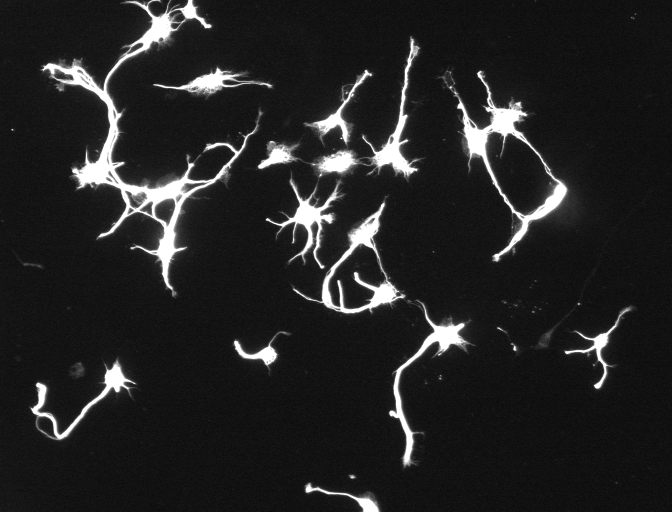
#> input picture scripts/CellN1/Example_1.tif, 1344 x 1024 px (shown at 1/2 size); its folder holds only this picture in this run
$ python -i CellNeuron_ONE_App.py   (imports and definitions only)   (older library calls are emulated)
#> lines starting #> are read from the running program, lines starting #| are printed output that depends on the picture; after the words box and inside, x2 and y2 are one past the last pixel; in counts of white or black regions, pixels touching at a corner belong together
### hidos-django/hidos/cell/pymorph.py
"""
Python 3 port of the subset of pymorph 0.96 used by the Cell Cloud
analysis algorithms (cella1, cellc2 and celln1).

pymorph (https://github.com/luispedro/pymorph) is archived upstream and its
only PyPI release (0.96, 2010) is Python 2 only, so the functions the
algorithms call -- label, blob, dilate, endpoints, se2hmt, sedisk, supcanon,
thin, union, overlay -- and their internal helpers are copied here verbatim from
pymorph/mmorph.py, changed only as needed for Python 3 and NumPy 2:
xrange -> range, string.lower/upper -> str methods, numpy.bool -> bool,
numpy.product -> numpy.prod, `x != None` -> `x is not None` (NumPy now
compares arrays to None elementwise), int() around float slice indices in
pad4n (NumPy 1.x truncated them), and Python 3 raise/print syntax.

Copyright 2003, Roberto A. Lotufo, UNICAMP-University of Campinas;
CenPRA-Renato Archer Research Center, Rubens C. Machado.
Copyright 2008-2010, Luis Pedro Coelho <lpc@cmu.edu>
pymorph is distributed under the BSD license terms.
"""
# ruff: noqa


def limits(f):
    """
    y = limits(f)

    Get the possible minimum and maximum of an image.
    The possible minimum and the possible maximum of an image depend
    on its data type. These values are important to compute many
    morphological operators (for instance, negate of an image). The
    output is a vector, where the first element is the possible
    minimum and the second, the possible maximum.

    Parameters
    ----------
    f : Unsigned gray-scale (uint8 or uint16), signed (int32) or binary image.

    Returns
    -------
    y : Two element vector
        the first element is the infimum, the second, the supremum.
    """
    from numpy import array, uint8, uint16, int32, int64
    code = f.dtype
    if code == bool: return array([0,1])
    if code == uint8: return array([0,255])
    if code == uint16: return array([0,65535])
    if code == int32: return array([-2147483647,2147483647])
    if code == int64: return array([-2**63,2**63-1])

    raise ValueError('pymorph.limits: does not accept this typecode: %s' % code)


def overlay(X, red=None, green=None, blue=None, magenta=None, yellow=None, cyan=None):
    """
    Y = overlay(X, red=None, green=None, blue=None, magenta=None, yellow=None, cyan=None)

    Apply binary overlays as colour layers on a binary or gray-scale image

    Parameters
    ----------
    X :  Gray-scale (uint8 or uint16) or binary image.
    red : Red overlay, binary image(default: None)
    green : Green overlay, binary image (default: None)
    blue : blue overlay, binary image (default: None)
    magenta : magenta overlay, binary image (default: None)
    yellow : yellow overlay, binary image (default: None)
    cyan : cyan overlay, binary image (default: None)

    Returns
    -------
    Y : Colour image (in HxWx3 format)
    """
    from numpy import dstack
    if isbinary(X): X = gray(X,'uint8')
    r = X
    g = X
    b = X
    if red is not None: # red 1 0 0
      red = gray(asbinary(red),'uint8')
      r = union(r,red)
      g = intersec(g,neg(red))
      b = intersec(b,neg(red))
    if green is not None: # green 0 1 0
      green = gray(asbinary(green),'uint8')
      r = intersec(r,neg(green))
      g = union(g,green)
      b = intersec(b,neg(green))
    if blue is not None: # blue 0 0 1
      blue = gray(asbinary(blue),'uint8')
      r = intersec(r,neg(blue))
      g = intersec(g,neg(blue))
      b = union(b,blue)
    if magenta is not None: # magenta 1 0 1
      magenta = gray(magenta,'uint8')
      r = union(r,magenta)
      g = intersec(g,neg(magenta))
      b = union(b,magenta)
    if yellow is not None: # yellow 1 1 0
      #assert isbinary(yellow),'yellow must be binary overlay'
      yellow = gray(asbinary(yellow),'uint8')
      r = union(r,yellow)
      g = union(g,yellow)
      b = intersec(b,neg(yellow))
    if cyan is not None: # cyan 0 1 1
      #assert isbinary(cyan),'cyan must be binary overlay'
      cyan = gray(asbinary(cyan),'uint8')
      r = intersec(r,neg(cyan))
      g = union(g,cyan)
      b = union(b,cyan)
    return dstack((r,g,b))


# [45 lines left out: function label, not called in this run]


def neg(f):
    """
    y = neg(f)

    Negate an image.

    `neg` returns an image `y` that is the negation (i.e., inverse or
    involution) of the image `f`. In the binary case, `y` is the
    complement of `f`.

    Parameters
    ----------
    f : Unsigned gray-scale (uint8 or uint16), signed (int32) or binary image.

    Returns
    -------
    y : ndarray of same shape and dtype as `f`
    """

    y = limits(f)[0] + limits(f)[1] - f
    return y.astype(f.dtype)


# [221 lines left out: functions binary, blob, dilate, endpoints, erode, not called in this run]


def gray(f, dtype="uint8", k=None):
    """
    y = gray(f, dtype="uint8", k=None)

    Convert a binary image into a gray-scale image.

    `gray` converts a binary image into a gray-scale image of a
    specified data type. The value `k` is assigned to the 1 pixels of
    `f`, while the `0` pixels are assigned to the minimum value
    associated to the specified data type.

    Parameters
    ----------
    f :      Binary image.
    dtype :  { 'uint8' [default], 'uint16', 'int32' }
    k : scalar, optional
        Pixel value to assign to `True` pixels (default: max value for `dtype`).

    Returns
    -------
    y : Unsigned gray-scale (uint8 or uint16), signed (int32) or binary image.
    """
    from numpy import array
    if k is None: k = maxleveltype(dtype)
    if type(f) is list: f = binary(f)
    assert isbinary(f), 'f must be binary'
    if   dtype == 'uint8' : y = to_uint8(f*k)
    elif dtype == 'uint16': y = to_uint16(f*k)
    elif dtype == 'int32' : y = to_int32(f*k) - to_int32(neg(f)*maxleveltype(dtype))
    else:
        assert 0, 'pymorph.gray: type not supported: %s' % dtype
    return y


# [61 lines left out: functions homothin, interot, not called in this run]


def intersec(f1, f2, f3=None, f4=None, f5=None):
    """
    y = intersec(f1, f2, f3=None, f4=None, f5=None)

    Intersection of images.

    `intersec` creates the image `y` by taking the pixelwise minimum
    between the images `f1`, `f2`, `f3`, `f4`, and `f5` . When `f1`,
    `f2`, `f3`, `f4`, and f5 are binary images, `y` is the intersection
    of them.

    Parameters
    ----------
    f1 : Image (gray or binary) or constant.
    f2 : Image (gray or binary) or constant.
    f3 : Image (gray or binary) or constant, optional.
    f4 : Image (gray or binary) or constant, optional.
    f5 : Image (gray or binary) or constant, optional.

    Returns
    -------
    y : Image
    """
    """
    - Examples
      #
      #   example 1
      #
      f=to_uint8([255,  255,    0,   10,    0,   255,   250])
      g=to_uint8([ 0,    40,   80,   140,  250,    10,    30])
      print(intersec(f, g))
      print(intersec(f, 0))
      #
      #   example 2
      #
      a = readgray('form-ok.tif')
      b = readgray('form-1.tif')
      c = intersec(a,b)
      show(a)
      show(b)
      show(c)
      #
      #   example 3
      #
      d = readgray('tplayer1.tif')
      e = readgray('tplayer2.tif')
      f = readgray('tplayer3.tif')
      g = intersec(d,e,f)
      show(d)
      show(e)
      show(f)
      show(g)
    """
# Should this be intersect(f0, f1, *args) and take an arbitrary nr of inputs?
    from numpy import minimum

    y = minimum(f1,f2)
    if f3 is not None: y = minimum(y,f3)
    if f4 is not None: y = minimum(y,f4)
    if f5 is not None: y = minimum(y,f5)
    return y.astype(f1.dtype)


# [46 lines left out: function intershow, not called in this run]


def isbinary(f):
    """
    is_b = isbinary(f)

    Check for binary image

    `isbinary` returns True if the datatype of the input image is
    binary. A binary image has just the values `0` and `1`.

    Parameters
    ----------
    f : Image

    Returns
    -------
    is_b : bool
        Whether `f` is a binary image
    """
    return f.dtype == bool


def asbinary(f):
    """
    fbin = asbinary(f)

    Transforms f into a binary image

    Parameters
    ----------
    f : image of any type, consisting only of 0s and 1s.

    Returns
    -------
      fbin : binary image
    """
    import numpy
    if isbinary(f): return f
    assert ( (f == 0) | (f == 1) ).sum() == f.size, 'pymorph.asbinary: f has values that are not 0 or 1.'
    return (f != 0)


# [718 lines left out: functions isequal, se2hmt, se2flatidx, sebox, secross, sedisk and 12 more, not called in this run]


def union(f1, f2, *args):
    """
    y = union(f1, f2, f3=None, f4=None, f5=None, ...)

    Union of images.

    `union` creates the image `y` by taking the pixelwise maximum
    between the images given. When the images are binary images,
    y represents the union of them.

    Parameters
    ----------
    f1 : Gray-scale (uint8 or uint16) or binary image.
    f2 : Gray-scale (uint8 or uint16) or binary image. Or constant
    args : Gray-scale (uint8 or uint16) or binary images.

    Returns
    -------
    y : Image
    """
    """
        - Examples
            #
            #   example 1
            #
            f=to_uint8([255, 255,  0,  10,   0, 255, 250])
            print('f=',f)
            g=to_uint8([  0,  40, 80, 140, 250,  10,  30])
            print('g=',g)
            print(union(f, g))
            print(union(f, 255))
            #
            #   example 2
            #
            a = readgray('form-ok.tif')
            b = readgray('form-1.tif')
            c = union(a,b)
            show(a)
            show(b)
            show(c)
            #
            #   example 3
            #
            d = readgray('danaus.tif')
            e = (d < 80)
            f = union(d,gray(e))
            show(d)
            show(e)
            show(f)
            #
            #   example 4
            #
            g = readgray('tplayer1.tif')
            h = readgray('tplayer2.tif')
            i = readgray('tplayer3.tif')
            j = union(g,h,i)
            show(g)
            show(h)
            show(i)
            show(j)
    """
    from numpy import maximum

    y = maximum(f1,f2)
    for f in args:
        y = maximum(y,f)
    return y.astype(f1.dtype)


def maxleveltype(type='uint8'):
    """
    max = maxleveltype(type='uint8')

    Returns the maximum value supported by a datatype

    Parameters
    ----------
    type : { 'uint8' [default], 'uint16', 'int32'}

    Returns
    -------
    max : numeric value
        The maximum level value of `type`
    """
    if type == 'uint8': return 255
    if type == 'binary': return 1
    if type == 'uint16': return 65535
    if type == 'int32': return 2147483647
    assert False, 'pymorph.maxleveltype: does not support this data type:'+TYPE


# [19 lines left out: function to_int32, not called in this run]


def to_uint8(f):
    """
    img = to_uint8(f)

    Convert an image to an uint8 image.

    `to_uint8` clips the input image between the values 0 and 255 and
    converts it to the unsigned 8-bit datatype.

    Parameters
    ----------
    f : Any image

    Returns
    -------
    img : Gray-scale uint8 image. The converted image

    Examples
    --------
    ::

        print(to_uint8([-3, 0, 8, 600]))

    prints out

    ::

        [  0   0   8 255]
    """
    from numpy import array, clip, uint8

    img = array(clip(f,0,255),uint8)
    return img


# [175 lines left out: functions to_uint16, add4dilate, mat2set, set2mat, pad4n, not called in this run]

### scripts/CellN1/CellNeuron_ONE_App.py

# coding: utf-8

# In[62]:


import numpy as np
import cv2
from PIL import Image, ImageDraw, ImageFont
import json

from matplotlib import pyplot as plt
from skimage import io, morphology
from skimage.filters import threshold_otsu, rank
from skimage.util import img_as_ubyte
from scipy import ndimage
from skimage.morphology import erosion, dilation, opening, closing, white_tophat, skeletonize, disk
from skimage import color
from pymorph import overlay
from skimage.filters.rank import mean
from skimage import feature
from skimage import exposure
from skimage import measure


def CellNOne(img_input_path, img_output_path, json_output_path):

#     input_dir = 'C:\Users\Meriuser\Desktop\python image processing\CellN\mHN\\'
#     img_name = 'TUJ1-0006.tif'
#     img_input_path = input_dir+img_name
#> called with img_input_path = 'Example_1.tif', img_output_path = 'out.png', json_output_path = 'out1.png'
    ori_img = io.imread(img_input_path)
#> ori_img is the input picture: shape (1024, 1344); min 0, max 255, mean 35.9

    ori_img_int8 = cv2.convertScaleAbs(ori_img)
    ori_img_int8_norm = (ori_img_int8 - ori_img.min())/float(ori_img_int8.max() - ori_img.min())*255.0
    ori_img_int8_norm = ori_img_int8_norm.astype('uint8')

    # print (ori_img_int8.max())
    # print (ori_img_int8.min())

    img = img_as_ubyte(ori_img_int8_norm)
    # img = exposure.equalize_hist(img)

    threshold_global_otsu = threshold_otsu(img)
#> threshold_global_otsu = 125
    # print img.max()
    # print img.min()


#    img2 = mean(img, disk(10))
    global_otsu = img > threshold_global_otsu
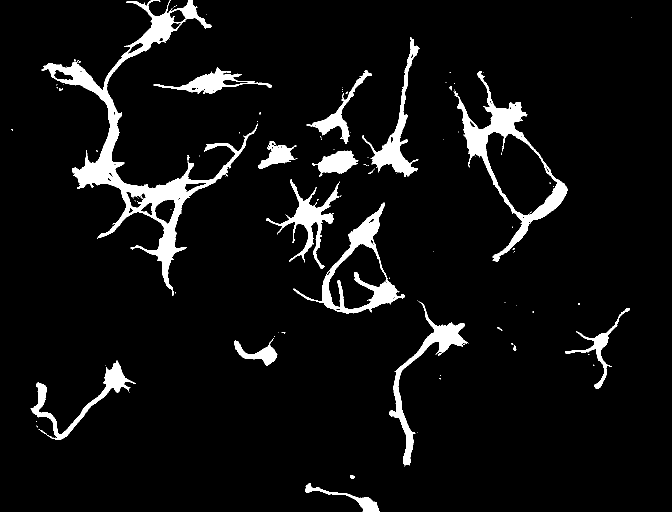
#> global_otsu: shape (1024, 1344) bool (shown at 1/2 size); 6.2% white; 119 white regions (98 under 20 px), largest, box (x1, y1, x2, y2) and area: (83, 0, 515, 592) 27327, (908, 142, 1135, 523) 12276, (586, 405, 810, 627) 8176
    # print global_otsu
    # filled = ndimage.binary_fill_holes(global_otsu)
    small_obj_thres = 500
    # morphology.remove_small_objects
    labeled_array, num_features = ndimage.measurements.label(global_otsu)
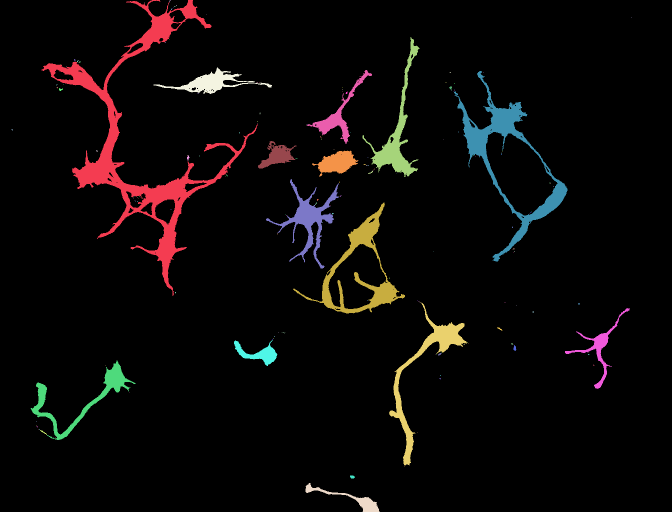
#> labeled_array: shape (1024, 1344) int32 (shown at 1/2 size); 182 distinct labels, from 0 to 181; one colour per label, 0 black
#> num_features = 181
    img_p1 = morphology.remove_small_objects(global_otsu, small_obj_thres)
#> img_p1: shape (1024, 1344) bool; 6.1% white; 14 white regions, largest, box (x1, y1, x2, y2) and area: (83, 0, 515, 592) 27289, (908, 142, 1135, 523) 12270, (586, 405, 810, 627) 8176

    selem = disk(1)
    temp = dilation(img_p1, selem)
#> temp: shape (1024, 1344) bool; 7.2% white; 14 white regions, largest, box (x1, y1, x2, y2) and area: (82, 0, 516, 593) 31427, (907, 141, 1136, 524) 14148, (585, 404, 811, 628) 9585
    img_p6 = skeletonize(temp)
#> img_p6: shape (1024, 1344) bool; 0.6% white in thin lines or dots, all inside (x1, y1, x2, y2) = (62, 1, 1257, 1023)
    img_skel = dilation(img_p6, selem)
#> img_skel: shape (1024, 1344) bool; 1.8% white in thin lines or dots, all inside (x1, y1, x2, y2) = (61, 0, 1258, 1024)

    # find soma
    selem = disk(8)
    eroded = erosion(img_p1, selem)
#> eroded: shape (1024, 1344) bool; 1.1% white; 31 white regions (5 under 20 px), largest, box (x1, y1, x2, y2) and area: (160, 256, 231, 364) 1745, (989, 220, 1033, 263) 1183, (296, 365, 368, 402) 1097
    selem = disk(7)
    img_p2 = dilation(eroded, selem)
#> img_p2: shape (1024, 1344) bool; 2.9% white; 27 white regions
    soma_array, soma_features = ndimage.measurements.label(img_p2)
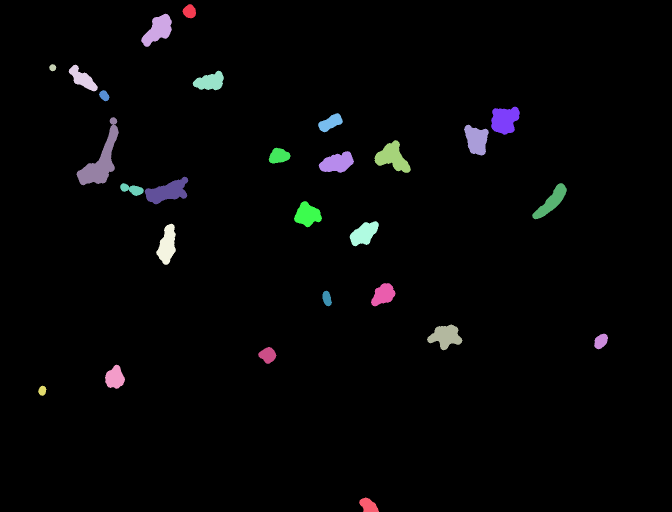
#> soma_array: shape (1024, 1344) int32 (shown at 1/2 size); 28 distinct labels, from 0 to 27; one colour per label, 0 black
#> soma_features = 27
    regions = measure.regionprops(soma_array)
#> regions = 27 regions; largest, box (x1, y1, x2, y2) and area: (153, 234, 238, 371) 4085, (289, 353, 377, 409) 2626, (749, 280, 822, 346) 2470, (982, 213, 1040, 270) 2375, (282, 27, 344, 94) 2243
    cen = []
    for props in regions:
        cen += props.centroid
#> this loop made 27 passes
#> cen on passes 1 to 4: [22.55, 378.8], [22.55, 378.8, 59.66, 315.8], [22.55, 378.8, 59.66, 315.8, 135, 105], [22.55, 378.8, 59.66, 315.8, 135, 105, 157.3, 165]
#> after the loop, cen = 54 values, max 1201.4 at index 45, min 22.55 at index 0, mean 481.9


    edges_soma = feature.canny(img_p2)
#> edges_soma: shape (1024, 1344) bool; 0.36% white in thin lines or dots, all inside (x1, y1, x2, y2) = (76, 8, 1216, 1023)

    attpoint = edges_soma & img_p6
#> attpoint: shape (1024, 1344) bool; 0.01% white in thin lines or dots, all inside (x1, y1, x2, y2) = (81, 8, 1213, 1023)
    selem = disk(1)
    test = dilation(attpoint, selem)
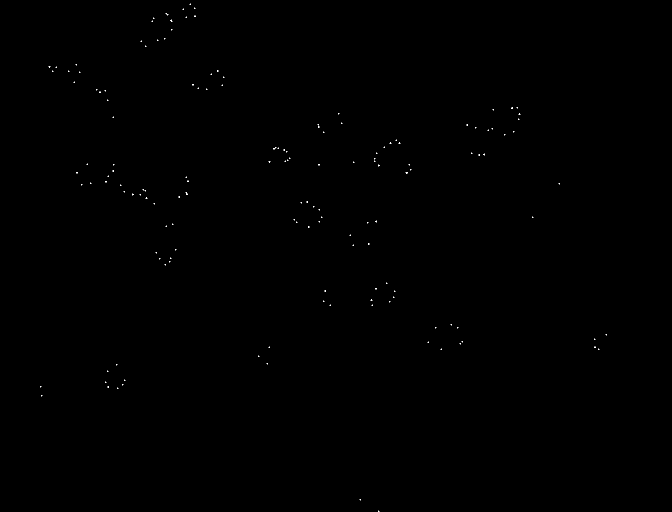
#> test: shape (1024, 1344) bool (shown at 1/2 size); 0.06% white in thin lines or dots, all inside (x1, y1, x2, y2) = (80, 7, 1214, 1024)

    # Attandance points
    find_attand = attpoint*soma_array
#> find_attand: shape (1024, 1344) int32; 28 distinct labels, from 0 to 27
    count = [0] * (soma_features+1)
#> count = 28 values from 0 to 0
    for i, row in enumerate(find_attand):
        for j, element in enumerate(row):
            count[element] = count[element] + 1
#> after the loop, count = 28 values, max 1376148 at index 0, min 1 at index 13, mean 49152
    del count[0]
    # print count

    # Dendrite
    dendrine_in = img_p2 & img_p6
    dendrine = img_p6 ^ dendrine_in
    dendrine = dilation(dendrine, selem)

    display_1 = overlay(img)
    display_2 = overlay(dendrine, blue = img_p2, red = img_p6)
#> in to_uint8 (call 3), `img = array(clip(f,0,255),uint8)`: img: shape (1024, 1344); 2.9% white; 27 white regions, largest, box (x1, y1, x2, y2) and area: (153, 234, 238, 371) 4085, (289, 353, 377, 409) 2626, (749, 280, 822, 346) 2470
#> in union (call 2), `y = maximum(f1,f2)`: y: shape (1024, 1344); 3.7% white; 14 white regions, largest, box (x1, y1, x2, y2) and area: (83, 0, 516, 592) 17218, (909, 144, 1134, 522) 7706, (587, 405, 808, 625) 4837
    display_3 = overlay(img, cyan = img_p2, magenta = dendrine)
#> in neg (call 5), `y = limits(f)[0] + limits(f)[1] - f`:
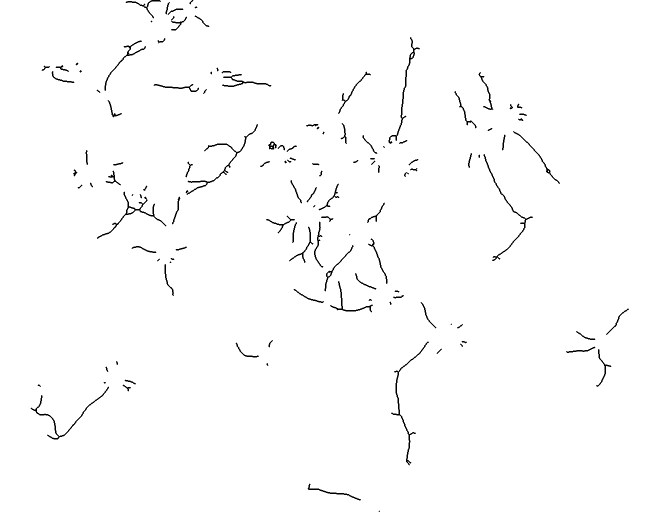
#> y: shape (1024, 1344) (shown at 1/2 size); 98.8% white; black in thin lines or dots, all inside (x1, y1, x2, y2) = (61, 0, 1258, 1024)
#> in overlay (call 3), `return dstack((r,g,b))`:
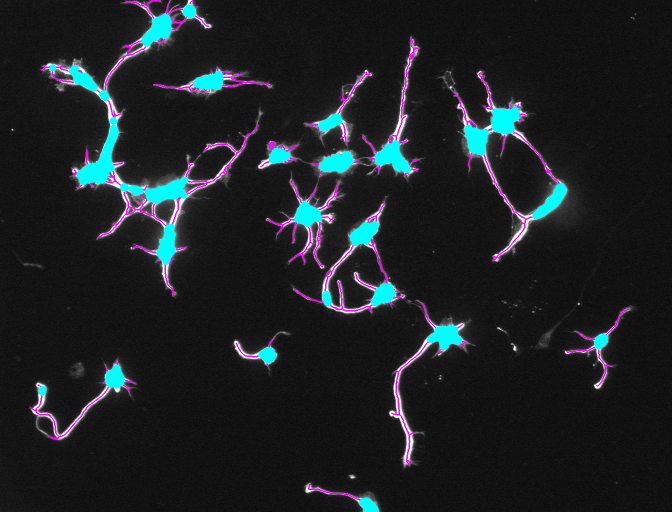
#> returned value: shape (1024, 1344, 3) (shown at 1/2 size); mean of channels 0, 1, 2 29.1, 33.4, 36.5; drawn as R, G, B
    display_4 = overlay(img_p2, red = test)
#> in union (call 7), `y = maximum(f1,f2)`: y: shape (1024, 1344); 2.9% white; 27 white regions, largest, box (x1, y1, x2, y2) and area: (152, 233, 238, 371) 4113, (289, 353, 378, 409) 2650, (748, 279, 823, 347) 2507
#> in intersec (call 7), `y = minimum(f1,f2)`: y: shape (1024, 1344); 2.9% white; 27 white regions, largest, box (x1, y1, x2, y2) and area: (153, 235, 238, 371) 4059, (289, 353, 377, 409) 2598, (749, 281, 821, 345) 2437
    # display_3 = overlay(filled, blue = sk2, green = spine_sk, red = ep_show)

    display_3 = Image.fromarray(display_3)
    text = ImageFont.truetype("arial.ttf",16)
    draw = ImageDraw.Draw(display_3)

    k = 0
    for i in range(0,soma_features,1):
        draw.text((cen[k+1],cen[k]), str(i+1), (34, 139, 34), font = text)
        k = k + 2
#> after the loop, k = 54

    Image.Image.save(display_3, img_output_path)
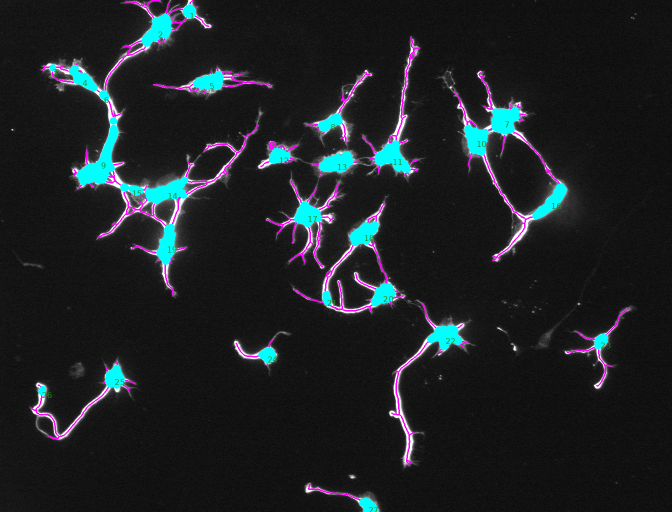
#> saved as out.png: PIL image 1344x1024 RGB (shown at 1/2 size); mean R, G, B 29.1, 33.4, 36.3
#     imsave('Example_2.tif', img)

    # soma: number of soma
    # attands: startpoints from soma
    #
    with open(json_output_path, "w") as outfile:
        json.dump({'soma':soma_features, 'attands':count}, outfile, indent=1)


>>> result = CellNOne('Example_1.tif', 'out.png', 'out1.png')
